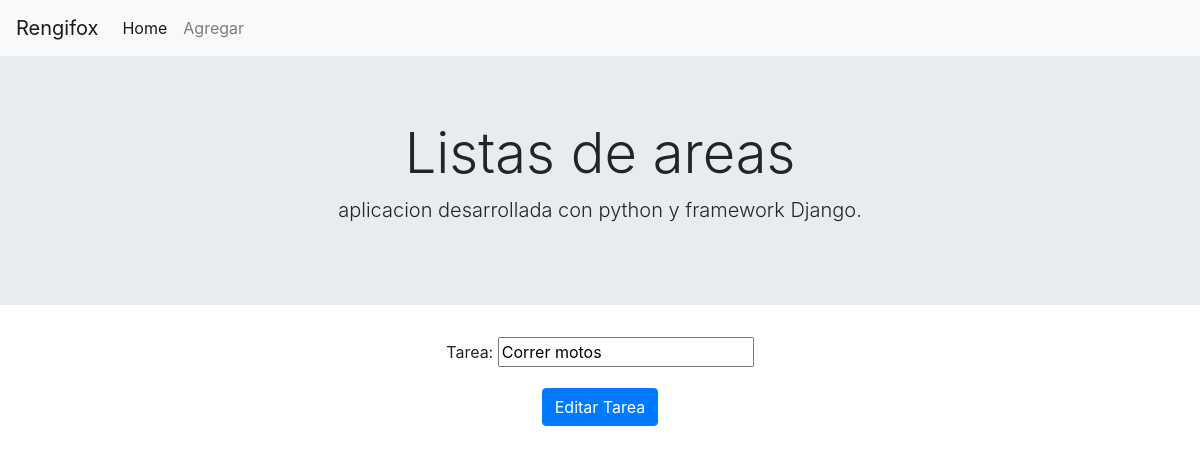
/editar/3/, run on an earlier commit of the app's database.
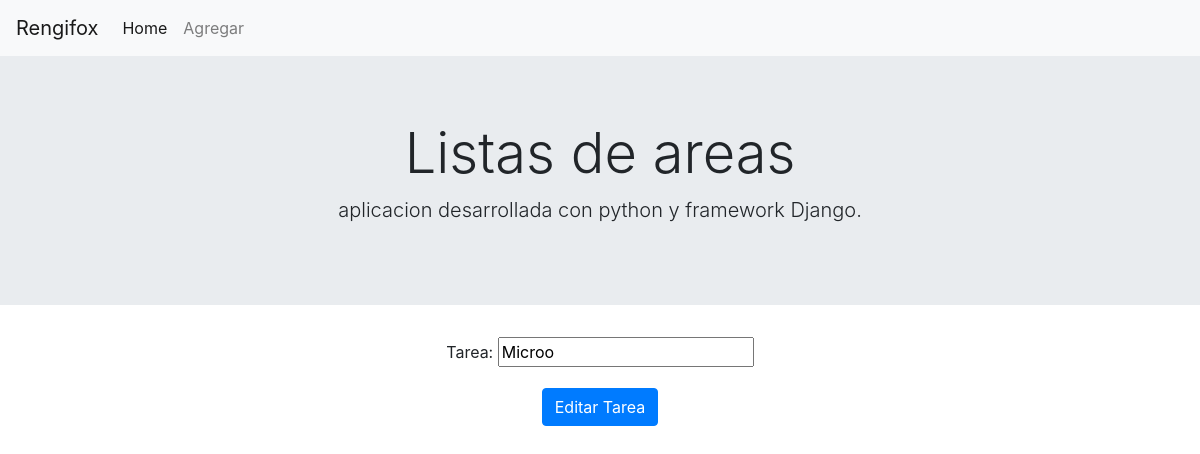
And on a later commit of the database.
### todo/models.py (models this page shows, shortened)
class Tarea(models.Model):
    tarea = models.CharField(max_length=100)

### todo/views.py (the view)
def editar(request, tarea_id):
    tarea = Tarea.objects.get(id=tarea_id)
    if request.method == 'POST':
        form = TareaForm(request.POST, instance=tarea)
        if form.is_valid():
            form.save()
            return redirect('home')
    else:
        form = TareaForm(instance=tarea)
    context = {'form': form}
    return render(request, 'todo/editar.html', context)

### todo/forms.py
class TareaForm(forms.ModelForm):
    class Meta:
        model = Tarea
        fields = ['tarea']

### todo/Templates/Todo/editar.html (shortened to what this page needs)
{% extends 'todo/layout.html' %}
{% block content %}
<div class="container text-center">
<form method="post">
      <div class="form-group">
      {{ form }}
    </div>
<button type="submit" class="btn btn-primary">Editar Tarea</button>
</form>
</div>
{% endblock %}

What changed in the data, as far as the page shows it:
changed Tarea: tarea "Correr motos" → "Microo"
